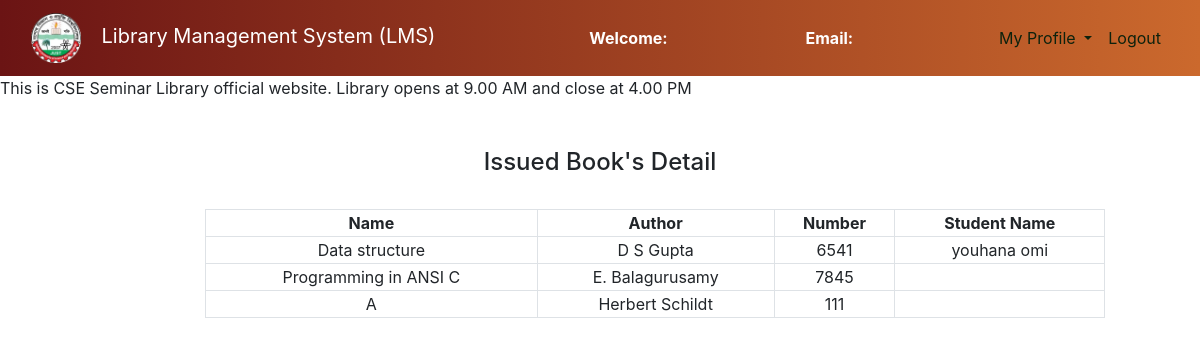
Page /admin/view_issued_book.php on the committed database.
### tables this page shows
CREATE TABLE `issued_books` (
  `s_no` int(11) NOT NULL,
  `book_no` int(11) NOT NULL,
  `book_name` varchar(200) NOT NULL,
  `book_author` varchar(200) NOT NULL,
  `student_id` int(11) NOT NULL,
  `status` int(11) NOT NULL,
  `issue_date` longtext NOT NULL
);

CREATE TABLE `users` (
  `id` int(15) NOT NULL,
  `name` varchar(20) NOT NULL,
  `email` varchar(20) NOT NULL,
  `password` varchar(30) NOT NULL,
  `mobile` int(20) NOT NULL,
  `address` varchar(40) NOT NULL
);

### admin/view_issued_book.php (the view, shortened to what this page needs)
<?php
	$connection = mysqli_connect("localhost","root","");
	$query = "select issued_books.book_name,issued_books.book_author,issued_books.book_no,users.name from issued_books left join users on issued_books.student_id = users.id where issued_books.status = 1";
?>
<!DOCTYPE html>
<html>
<head>
	<link rel="stylesheet" type="text/css" href="../bootstrap-4.4.1/css/bootstrap.min.css">
	<link rel="stylesheet" href="admin.css">
</head>
<body>
<body>
	<section class="header">
		<nav class="navbar navbar-expand-lg navbar-dark ">
			<div class="container-fluid">
				<div class="navbar-header">
					<a class="navbar-brand" href="index.php"><img src="logo.png" height="50" width="50" alt=""></a>
					<a class="navbar-brand" href="admin_dashboard.php">Library Management System (LMS)</a>
				</div>
				<font style="color: white"><span><strong>Welcome: <?php echo $_SESSION['name'];?></strong></span></font>
			    <font style="color: white"><span><strong>Email: <?php echo $_SESSION['email'];?></strong></font>
				<ul class="nav navbar-nav navbar-right">
		      <li class="nav-item dropdown">
	        	<a class="nav-link dropdown-toggle" data-toggle="dropdown">My Profile </a>
		      </li>
		      <li class="nav-item">
		        <a class="nav-link" href="../logout.php">Logout</a>
		      </li>
		    </ul>
			</div>
		</nav>
	</section><span><marquee bgcolor = " whitesmoke " behavior="" direction = "left"> This is CSE Seminar Library official website. Library opens at 9.00 AM
			and close at 4.00 PM
		</marquee></span><br><br>
		<center><h4>Issued Book's Detail</h4><br></center>
		<div class="row">
			<div class="col-md-2"></div>
			<div class="col-md-8">
				<form>
					<table class="table-bordered" width="900px" style="text-align: center">
						<tr>
							<th>Name</th>
							<th>Author</th>
							<th>Number</th>
							<th>Student Name</th>
						</tr>
					<?php
						$query_run = mysqli_query($connection,$query);
						while ($row = mysqli_fetch_assoc($query_run)){
							?>
							<tr>
							<td><?php echo $row['book_name'];?></td>
							<td><?php echo $row['book_author'];?></td>
							<td><?php echo $row['book_no'];?></td>
							<td><?php echo $row['name'];?></td>
						</tr>
					<?php
						}
					?>
				</table>
				</form>
			</div>
			<div class="col-md-2"></div>
		</div>
</body>
</html>

### admin/admin.css (style rules this page uses)
.header { width: 100%; background-image: linear-gradient(to right, #6b1414, #cb692d); }
.navbar-brand { margin-left: 0px; color: white !important; }
.nav-link { color: rgb(13, 34, 13) !important; }

### rows in the picture
issued_books: book_name "Data structure", book_author "D S Gupta", book_no "6541", users.name "youhana omi"
issued_books: book_name "Programming in ANSI C", book_author "E. Balagurusamy", book_no "7845"
issued_books: book_name "A", book_author "Herbert Schildt", book_no "111"
